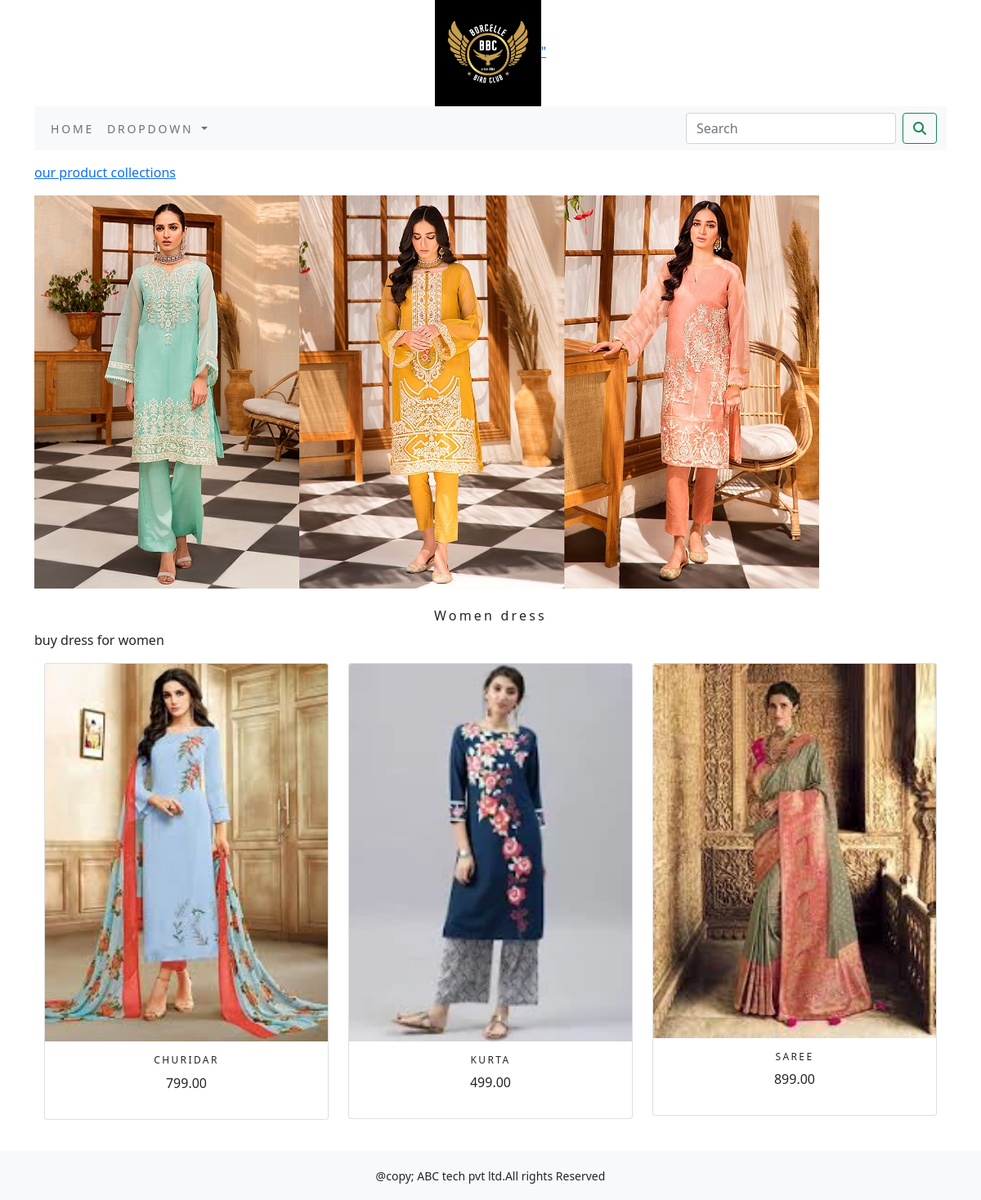
/shop/women-dress/, run on the app's committed database.
### shopapp/models.py (models this page shows, shortened)
class Category(models.Model):
    name=models.CharField(max_length=250,unique=True)
    slug=models.SlugField(max_length=250,unique=True)
    description=models.TextField(blank=True)
    image=models.ImageField(upload_to='category',blank=True)
    class Meta:
         ordering=('name',)
         verbose_name='category'
         verbose_name_plural='categories'
    def get_url(self):
        return reverse('shopapp:products_by_category',args=[self.slug])

class Product(models.Model):
    name=models.CharField(max_length=250,unique=True)
    slug=models.SlugField(max_length=250,unique=True)
    description=models.TextField(blank=True)
    price=models.DecimalField(max_digits=10,decimal_places=2)
    category=models.ForeignKey(Category,on_delete=models.CASCADE)
    image=models.ImageField(upload_to='product',blank=True)
    stock=models.IntegerField()
    available=models.BooleanField(default=True)
    created=models.DateTimeField(auto_now_add=True)
    updated=models.DateTimeField(auto_now=True)
    def get_url(self):
         return reverse('shopapp:prodCatdetail',args=[self.category.slug,self.slug])
    class Meta:
         ordering=('name',)
         verbose_name='product'
         verbose_name_plural='products'

### shopapp/views.py (the view)
# urls.py: path('',views.allProdCat,name='allProdCat'),
def allProdCat(request,c_slug=None):
    c_page=None
    products_list=None
    if c_slug!=None:
        c_page=get_object_or_404(Category,slug=c_slug)
        products_list=Product.objects.all().filter(category=c_page,available=True)
    else:
        products_list=Product.objects.all().filter(available=True)
    paginator=Paginator(products_list,6)
    try:
        page=int(request.GET.get('page','1'))
    except:
        page=1
    try:
        products=paginator.page(page)
    except(EmptyPage,InvalidPage):
        products=paginator.page(paginator.num_pages)
    return render(request,"category.html",{'category':c_page,'products':products})

### cart/context_processors.py (called while the page is built)
def counter(request):
    item_count=0
    if 'admin' in request.path:
        return  {}
    else:
        try:
            cart=Cart.objects.filter(cart_id=_cart_id(request))
            cart_items=CartItem.objects.all().filter(cart=cart[:1])
            for cart_item in cart_items:
                item_count += cart_item.quantity
        except Cart.DoesNotExist:
            item_count =0
    return dict(item_count=item_count)

### cart/views.py (called while the page is built)
def _cart_id(request):
    cart=request.session.session_key
    if not cart:
        cart=request.session.create()
    return cart

### shopapp/context_processors.py (called while the page is built)
def menu_links(request):
    links=Category.objects.all()
    return dict(links=links)

### templates/category.html (shortened to what this page needs)
{% extends 'base.html' %}
{% load static %}
{% block content %}
{% if category %}
         <div>
             <div class="row my_row_class">
                 <div class="mx-auto">
             <p><a href="{% url 'shopapp:allProdCat' %}">our product collections</a></p>
         </div>
                 </div>
     </div>
     {% endif %}
<div class="mx_auto">
     {% if category %}
          <img class="my-image" src="{{category.image.url}}" alt="{{category.name}}">
</div>
     <br>
<div>
        <h1 class="text-center my_title">{{category.name}}</h1>
         <p class="text-justify">{{category.description}}</p>
</div>
      {% endif %}
<div class="container">
    <div class="row mx_auto">
        {% for product in products.object_list %}
        <div class="my_bottom_margin col-9 col-sm-12 col-md-4 xol-lg-4 ">
            <div class="card text-center" style="min-width:15rem;">
                  <a href="{{product.get_url}}"><img class="card-img-top my_image" src="{{product.image.url}}" alt="{{product.name}}"></a>
            <div class="card-body">
               <h4>{{product.name}}</h4>
                <p>{{product.price}}</p>
            </div>
            </div>
        </div>
        {% endfor %}
    </div>
    <br>
</div>
{% endblock %}

### static/css/custom.css (style rules this page uses)
body { font-family: 'Roboto', sans-serif; }
.my_row_class { padding-top :15px; }
.my_image { width:100%; height:auto; }
.my_title { font-size:16px; text_tranform:uppercase; letter-spacing:.2em; }
.my_bottom_margin { margin-bottom:14px; }
.card-body h4 { font-size:12px; text-transform:uppercase; letter-spacing:.2em; }

### data on the page
Category: image (picture), name "Women dress", description "buy dress for women"
Product: image (picture), name "CHURIDAR", price "799.00"
Product: image (picture), name "KURTA", price "499.00"
Product: image (picture), name "SAREE", price "899.00"
